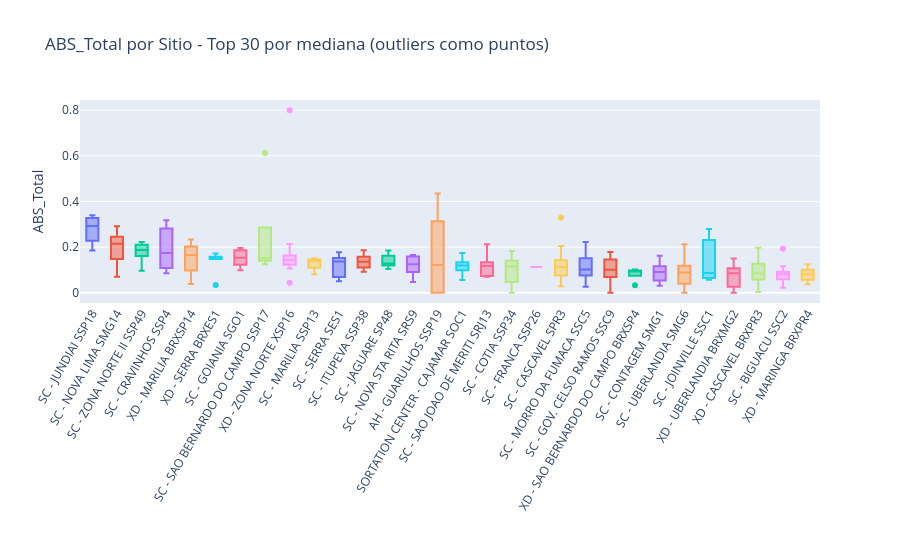

Here is the notebook cell this chart was saved with:
### Code cell
# Boxplot interactivo Top 30 sitios por mediana ABS_Total
top30 = df_out.groupby('Operational_name')['ABS_Total'].median().sort_values(ascending=False).head(30).index.tolist()
fig = px.box(
    df_out[df_out['Operational_name'].isin(top30)],
    x='Operational_name', y='ABS_Total',
    category_orders={'Operational_name':top30},
    title='ABS_Total por Sitio - Top 30 por mediana (outliers como puntos)',
    color='Operational_name', points='outliers'
)
fig.update_layout(height=550, showlegend=False, xaxis_tickangle=-60, xaxis_title='')
fig.show()

### Figure 1 — Plotly figure (JSON) as saved in the notebook; plotly's stock layout.template omitted (floating-point values rounded to 4 significant figures)
{"data": [{"alignmentgroup": "True", "boxpoints": "outliers", "hovertemplate": "Operational_name=%{x}<br>ABS_Total=%{y}<extra></extra>", "legendgroup": "SC - JUNDIAI SSP18", "marker": {"color": "#636efa"}, "name": "SC - JUNDIAI SSP18", "notched": false, "offsetgroup": "SC - JUNDIAI SSP18", "orientation": "v", "showlegend": true, "type": "box", "x": ["SC - JUNDIAI SSP18", "SC - JUNDIAI SSP18", "SC - JUNDIAI SSP18", "SC - JUNDIAI SSP18"], "x0": " ", "xaxis": "x", "y": [0.2705, 0.3146, 0.3403, 0.1859], "y0": " ", "yaxis": "y"}, {"alignmentgroup": "True", "boxpoints": "outliers", "hovertemplate": "Operational_name=%{x}<br>ABS_Total=%{y}<extra></extra>", "legendgroup": "SC - NOVA LIMA SMG14", "marker": {"color": "#EF553B"}, "name": "SC - NOVA LIMA SMG14", "notched": false, "offsetgroup": "SC - NOVA LIMA SMG14", "orientation": "v", "showlegend": true, "type": "box", "x": ["SC - NOVA LIMA SMG14", "SC - NOVA LIMA SMG14", "SC - NOVA LIMA SMG14", "SC - NOVA LIMA SMG14", "SC - NOVA LIMA SMG14"], "x0": " ", "xaxis": "x", "y": [0.1745, 0.2918, 0.2155, 0.2309, 0.0701], "y0": " ", "yaxis": "y"}, {"alignmentgroup": "True", "boxpoints": "outliers", "hovertemplate": "Operational_name=%{x}<br>ABS_Total=%{y}<extra></extra>", "legendgroup": "SC - ZONA NORTE II SSP49", "marker": {"color": "#00cc96"}, "name": "SC - ZONA NORTE II SSP49", "notched": false, "offsetgroup": "SC - ZONA NORTE II SSP49", "orientation": "v", "showlegend": true, "type": "box", "x": ["SC - ZONA NORTE II SSP49", "SC - ZONA NORTE II SSP49", "SC - ZONA NORTE II SSP49", "SC - ZONA NORTE II SSP49", "SC - ZONA NORTE II SSP49", "SC - ZONA NORTE II SSP49", "SC - ZONA NORTE II SSP49", "SC - ZONA NORTE II SSP49"], "x0": " ", "xaxis": "x", "y": [0.2221, 0.2001, 0.1769, 0.1634, 0.1582, 0.2229, 0.1987, 0.09683], "y0": " ", "yaxis": "y"}, {"alignmentgroup": "True", "boxpoints": "outliers", "hovertemplate": "Operational_name=%{x}<br>ABS_Total=%{y}<extra></extra>", "legendgroup": "SC - CRAVINHOS SSP4", "marker": {"color": "#ab63fa"}, "name": "SC - CRAVINHOS SSP4", "notched": false, "offsetgroup": "SC - CRAVINHOS SSP4", "orientation": "v", "showlegend": true, "type": "box", "x": ["SC - CRAVINHOS SSP4", "SC - CRAVINHOS SSP4", "SC - CRAVINHOS SSP4"], "x0": " ", "xaxis": "x", "y": [0.1748, 0.3177, 0.08608], "y0": " ", "yaxis": "y"}, {"alignmentgroup": "True", "boxpoints": "outliers", "hovertemplate": "Operational_name=%{x}<br>ABS_Total=%{y}<extra></extra>", "legendgroup": "XD - MARILIA BRXSP14", "marker": {"color": "#FFA15A"}, "name": "XD - MARILIA BRXSP14", "notched": false, "offsetgroup": "XD - MARILIA BRXSP14", "orientation": "v", "showlegend": true, "type": "box", "x": ["XD - MARILIA BRXSP14", "XD - MARILIA BRXSP14", "XD - MARILIA BRXSP14", "XD - MARILIA BRXSP14"], "x0": " ", "xaxis": "x", "y": [0.2339, 0.173, 0.1575, 0.03865], "y0": " ", "yaxis": "y"}, {"alignmentgroup": "True", "boxpoints": "outliers", "hovertemplate": "Operational_name=%{x}<br>ABS_Total=%{y}<extra></extra>", "legendgroup": "XD - SERRA BRXES1", "marker": {"color": "#19d3f3"}, "name": "XD - SERRA BRXES1", "notched": false, "offsetgroup": "XD - SERRA BRXES1", "orientation": "v", "showlegend": true, "type": "box", "x": ["XD - SERRA BRXES1", "XD - SERRA BRXES1", "XD - SERRA BRXES1", "XD - SERRA BRXES1", "XD - SERRA BRXES1", "XD - SERRA BRXES1"], "x0": " ", "xaxis": "x", "y": [0.1483, 0.1541, 0.1585, 0.1555, 0.1728, 0.03462], "y0": " ", "yaxis": "y"}, {"alignmentgroup": "True", "boxpoints": "outliers", "hovertemplate": "Operational_name=%{x}<br>ABS_Total=%{y}<extra></extra>", "legendgroup": "SC - GOIANIA SGO1", "marker": {"color": "#FF6692"}, "name": "SC - GOIANIA SGO1", "notched": false, "offsetgroup": "SC - GOIANIA SGO1", "orientation": "v", "showlegend": true, "type": "box", "x": ["SC - GOIANIA SGO1", "SC - GOIANIA SGO1", "SC - GOIANIA SGO1", "SC - GOIANIA SGO1", "SC - GOIANIA SGO1", "SC - GOIANIA SGO1"], "x0": " ", "xaxis": "x", "y": [0.1228, 0.1505, 0.1868, 0.1969, 0.1578, 0.09868], "y0": " ", "yaxis": "y"}, {"alignmentgroup": "True", "boxpoints": "outliers", "hovertemplate": "Operational_name=%{x}<br>ABS_Total=%{y}<extra></extra>", "legendgroup": "SC - SAO BERNARDO DO CAMPO SSP17", "marker": {"color": "#B6E880"}, "name": "SC - SAO BERNARDO DO CAMPO SSP17", "notched": false, "offsetgroup": "SC - SAO BERNARDO DO CAMPO SSP17", "orientation": "v", "showlegend": true, "type": "box", "x": ["SC - SAO BERNARDO DO CAMPO SSP17", "SC - SAO BERNARDO DO CAMPO SSP17", "SC - SAO BERNARDO DO CAMPO SSP17", "SC - SAO BERNARDO DO CAMPO SSP17", "SC - SAO BERNARDO DO CAMPO SSP17"], "x0": " ", "xaxis": "x", "y": [0.6125, 0.1463, 0.1515, 0.125, 0.1777], "y0": " ", "yaxis": "y"}, {"alignmentgroup": "True", "boxpoints": "outliers", "hovertemplate": "Operational_name=%{x}<br>ABS_Total=%{y}<extra></extra>", "legendgroup": "XD - ZONA NORTE XSP16", "marker": {"color": "#FF97FF"}, "name": "XD - ZONA NORTE XSP16", "notched": false, "offsetgroup": "XD - ZONA NORTE XSP16", "orientation": "v", "showlegend": true, "type": "box", "x": ["XD - ZONA NORTE XSP16", "XD - ZONA NORTE XSP16", "XD - ZONA NORTE XSP16", "XD - ZONA NORTE XSP16", "XD - ZONA NORTE XSP16", "XD - ZONA NORTE XSP16", "XD - ZONA NORTE XSP16", "XD - ZONA NORTE XSP16", "XD - ZONA NORTE XSP16", "XD - ZONA NORTE XSP16", "XD - ZONA NORTE XSP16", "XD - ZONA NORTE XSP16", "XD - ZONA NORTE XSP16"], "x0": " ", "xaxis": "x", "y": [0.8, 0.2134, 0.1751, 0.1071, 0.1108, 0.1276, 0.1594, 0.1442, 0.1395, 0.13, 0.1466, 0.1567, 0.04451], "y0": " ", "yaxis": "y"}, {"alignmentgroup": "True", "boxpoints": "outliers", "hovertemplate": "Operational_name=%{x}<br>ABS_Total=%{y}<extra></extra>", "legendgroup": "SC - MARILIA SSP13", "marker": {"color": "#FECB52"}, "name": "SC - MARILIA SSP13", "notched": false, "offsetgroup": "SC - MARILIA SSP13", "orientation": "v", "showlegend": true, "type": "box", "x": ["SC - MARILIA SSP13", "SC - MARILIA SSP13", "SC - MARILIA SSP13", "SC - MARILIA SSP13"], "x0": " ", "xaxis": "x", "y": [0.1378, 0.1499, 0.1416, 0.08194], "y0": " ", "yaxis": "y"}, {"alignmentgroup": "True", "boxpoints": "outliers", "hovertemplate": "Operational_name=%{x}<br>ABS_Total=%{y}<extra></extra>", "legendgroup": "SC - SERRA SES1", "marker": {"color": "#636efa"}, "name": "SC - SERRA SES1", "notched": false, "offsetgroup": "SC - SERRA SES1", "orientation": "v", "showlegend": true, "type": "box", "x": ["SC - SERRA SES1", "SC - SERRA SES1", "SC - SERRA SES1", "SC - SERRA SES1", "SC - SERRA SES1", "SC - SERRA SES1"], "x0": " ", "xaxis": "x", "y": [0.05103, 0.1529, 0.1397, 0.1356, 0.1782, 0.06897], "y0": " ", "yaxis": "y"}, {"alignmentgroup": "True", "boxpoints": "outliers", "hovertemplate": "Operational_name=%{x}<br>ABS_Total=%{y}<extra></extra>", "legendgroup": "SC - ITUPEVA SSP38", "marker": {"color": "#EF553B"}, "name": "SC - ITUPEVA SSP38", "notched": false, "offsetgroup": "SC - ITUPEVA SSP38", "orientation": "v", "showlegend": true, "type": "box", "x": ["SC - ITUPEVA SSP38", "SC - ITUPEVA SSP38", "SC - ITUPEVA SSP38", "SC - ITUPEVA SSP38", "SC - ITUPEVA SSP38", "SC - ITUPEVA SSP38"], "x0": " ", "xaxis": "x", "y": [0.1115, 0.09215, 0.1311, 0.1582, 0.1866, 0.1421], "y0": " ", "yaxis": "y"}, {"alignmentgroup": "True", "boxpoints": "outliers", "hovertemplate": "Operational_name=%{x}<br>ABS_Total=%{y}<extra></extra>", "legendgroup": "SC - JAGUARE SP48", "marker": {"color": "#00cc96"}, "name": "SC - JAGUARE SP48", "notched": false, "offsetgroup": "SC - JAGUARE SP48", "orientation": "v", "showlegend": true, "type": "box", "x": ["SC - JAGUARE SP48", "SC - JAGUARE SP48", "SC - JAGUARE SP48", "SC - JAGUARE SP48", "SC - JAGUARE SP48", "SC - JAGUARE SP48", "SC - JAGUARE SP48", "SC - JAGUARE SP48", "SC - JAGUARE SP48", "SC - JAGUARE SP48", "SC - JAGUARE SP48"], "x0": " ", "xaxis": "x", "y": [0.1084, 0.1291, 0.1708, 0.1192, 0.1235, 0.1852, 0.1289, 0.1292, 0.1633, 0.1579, 0.1047], "y0": " ", "yaxis": "y"}, {"alignmentgroup": "True", "boxpoints": "outliers", "hovertemplate": "Operational_name=%{x}<br>ABS_Total=%{y}<extra></extra>", "legendgroup": "SC - NOVA STA RITA SRS9", "marker": {"color": "#ab63fa"}, "name": "SC - NOVA STA RITA SRS9", "notched": false, "offsetgroup": "SC - NOVA STA RITA SRS9", "orientation": "v", "showlegend": true, "type": "box", "x": ["SC - NOVA STA RITA SRS9", "SC - NOVA STA RITA SRS9", "SC - NOVA STA RITA SRS9", "SC - NOVA STA RITA SRS9", "SC - NOVA STA RITA SRS9", "SC - NOVA STA RITA SRS9", "SC - NOVA STA RITA SRS9", "SC - NOVA STA RITA SRS9", "SC - NOVA STA RITA SRS9", "SC - NOVA STA RITA SRS9"], "x0": " ", "xaxis": "x", "y": [0.0657, 0.09149, 0.1608, 0.1126, 0.1344, 0.1587, 0.1659, 0.1154, 0.1407, 0.04749], "y0": " ", "yaxis": "y"}, {"alignmentgroup": "True", "boxpoints": "outliers", "hovertemplate": "Operational_name=%{x}<br>ABS_Total=%{y}<extra></extra>", "legendgroup": "AH - GUARULHOS SSP19", "marker": {"color": "#FFA15A"}, "name": "AH - GUARULHOS SSP19", "notched": false, "offsetgroup": "AH - GUARULHOS SSP19", "orientation": "v", "showlegend": true, "type": "box", "x": ["AH - GUARULHOS SSP19", "AH - GUARULHOS SSP19", "AH - GUARULHOS SSP19", "AH - GUARULHOS SSP19", "AH - GUARULHOS SSP19", "AH - GUARULHOS SSP19", "AH - GUARULHOS SSP19", "AH - GUARULHOS SSP19", "AH - GUARULHOS SSP19", "AH - GUARULHOS SSP19", "AH - GUARULHOS SSP19", "AH - GUARULHOS SSP19", "AH - GUARULHOS SSP19"], "x0": " ", "xaxis": "x", "y": [0.1346, 0.0, 0.0, 0.0, 0.0, 0.0, 0.025, 0.3, 0.3542, 0.3596, 0.4348, 0.2623, 0.1215], "y0": " ", "yaxis": "y"}, {"alignmentgroup": "True", "boxpoints": "outliers", "hovertemplate": "Operational_name=%{x}<br>ABS_Total=%{y}<extra></extra>", "legendgroup": "SORTATION CENTER - CAJAMAR SOC1", "marker": {"color": "#19d3f3"}, "name": "SORTATION CENTER - CAJAMAR SOC1", "notched": false, "offsetgroup": "SORTATION CENTER - CAJAMAR SOC1", "orientation": "v", "showlegend": true, "type": "box", "x": ["SORTATION CENTER - CAJAMAR SOC1", "SORTATION CENTER - CAJAMAR SOC1", "SORTATION CENTER - CAJAMAR SOC1", "SORTATION CENTER - CAJAMAR SOC1", "SORTATION CENTER - CAJAMAR SOC1", "SORTATION CENTER - CAJAMAR SOC1", "SORTATION CENTER - CAJAMAR SOC1", "SORTATION CENTER - CAJAMAR SOC1", "SORTATION CENTER - CAJAMAR SOC1", "SORTATION CENTER - CAJAMAR SOC1", "SORTATION CENTER - CAJAMAR SOC1", "SORTATION CENTER - CAJAMAR SOC1", "SORTATION CENTER - CAJAMAR SOC1", "SORTATION CENTER - CAJAMAR SOC1", "SORTATION CENTER - CAJAMAR SOC1", "SORTATION CENTER - CAJAMAR SOC1", "SORTATION CENTER - CAJAMAR SOC1", "SORTATION CENTER - CAJAMAR SOC1", "SORTATION CENTER - CAJAMAR SOC1", "SORTATION CENTER - CAJAMAR SOC1"], "x0": " ", "xaxis": "x", "y": [0.05579, 0.06807, 0.08492, 0.0694, 0.1011, 0.1263, 0.1262, 0.1171, 0.1225, 0.1084, 0.09737, 0.112, 0.1187, 0.1198, 0.1741, 0.151, 0.1495, 0.1424, 0.1664, 0.1235], "y0": " ", "yaxis": "y"}, {"alignmentgroup": "True", "boxpoints": "outliers", "hovertemplate": "Operational_name=%{x}<br>ABS_Total=%{y}<extra></extra>", "legendgroup": "SC - SAO JOAO DE MERITI SRJ13", "marker": {"color": "#FF6692"}, "name": "SC - SAO JOAO DE MERITI SRJ13", "notched": false, "offsetgroup": "SC - SAO JOAO DE MERITI SRJ13", "orientation": "v", "showlegend": true, "type": "box", "x": ["SC - SAO JOAO DE MERITI SRJ13", "SC - SAO JOAO DE MERITI SRJ13", "SC - SAO JOAO DE MERITI SRJ13", "SC - SAO JOAO DE MERITI SRJ13", "SC - SAO JOAO DE MERITI SRJ13", "SC - SAO JOAO DE MERITI SRJ13"], "x0": " ", "xaxis": "x", "y": [0.2132, 0.1343, 0.1143, 0.1212, 0.07042, 0.07407], "y0": " ", "yaxis": "y"}, {"alignmentgroup": "True", "boxpoints": "outliers", "hovertemplate": "Operational_name=%{x}<br>ABS_Total=%{y}<extra></extra>", "legendgroup": "SC - COTIA SSP34", "marker": {"color": "#B6E880"}, "name": "SC - COTIA SSP34", "notched": false, "offsetgroup": "SC - COTIA SSP34", "orientation": "v", "showlegend": true, "type": "box", "x": ["SC - COTIA SSP34", "SC - COTIA SSP34", "SC - COTIA SSP34", "SC - COTIA SSP34", "SC - COTIA SSP34", "SC - COTIA SSP34", "SC - COTIA SSP34", "SC - COTIA SSP34"], "x0": " ", "xaxis": "x", "y": [0.0, 0.0, 0.1139, 0.09475, 0.1165, 0.1508, 0.1836, 0.1297], "y0": " ", "yaxis": "y"}, {"alignmentgroup": "True", "boxpoints": "outliers", "hovertemplate": "Operational_name=%{x}<br>ABS_Total=%{y}<extra></extra>", "legendgroup": "SC - FRANCA SSP26", "marker": {"color": "#FF97FF"}, "name": "SC - FRANCA SSP26", "notched": false, "offsetgroup": "SC - FRANCA SSP26", "orientation": "v", "showlegend": true, "type": "box", "x": ["SC - FRANCA SSP26"], "x0": " ", "xaxis": "x", "y": [0.1136], "y0": " ", "yaxis": "y"}, {"alignmentgroup": "True", "boxpoints": "outliers", "hovertemplate": "Operational_name=%{x}<br>ABS_Total=%{y}<extra></extra>", "legendgroup": "SC - CASCAVEL SPR3", "marker": {"color": "#FECB52"}, "name": "SC - CASCAVEL SPR3", "notched": false, "offsetgroup": "SC - CASCAVEL SPR3", "orientation": "v", "showlegend": true, "type": "box", "x": ["SC - CASCAVEL SPR3", "SC - CASCAVEL SPR3", "SC - CASCAVEL SPR3", "SC - CASCAVEL SPR3", "SC - CASCAVEL SPR3", "SC - CASCAVEL SPR3", "SC - CASCAVEL SPR3", "SC - CASCAVEL SPR3", "SC - CASCAVEL SPR3", "SC - CASCAVEL SPR3", "SC - CASCAVEL SPR3", "SC - CASCAVEL SPR3", "SC - CASCAVEL SPR3", "SC - CASCAVEL SPR3", "SC - CASCAVEL SPR3", "SC - CASCAVEL SPR3", "SC - CASCAVEL SPR3", "SC - CASCAVEL SPR3", "SC - CASCAVEL SPR3", "SC - CASCAVEL SPR3"], "x0": " ", "xaxis": "x", "y": [0.06991, 0.06352, 0.06386, 0.1425, 0.1655, 0.1819, 0.1117, 0.0979, 0.07234, 0.02923, 0.0907, 0.1227, 0.1288, 0.08063, 0.1092, 0.1378, 0.112, 0.2053, 0.3304, 0.1436], "y0": " ", "yaxis": "y"}, {"alignmentgroup": "True", "boxpoints": "outliers", "hovertemplate": "Operational_name=%{x}<br>ABS_Total=%{y}<extra></extra>", "legendgroup": "SC - MORRO DA FUMACA SSC5", "marker": {"color": "#636efa"}, "name": "SC - MORRO DA FUMACA SSC5", "notched": false, "offsetgroup": "SC - MORRO DA FUMACA SSC5", "orientation": "v", "showlegend": true, "type": "box", "x": ["SC - MORRO DA FUMACA SSC5", "SC - MORRO DA FUMACA SSC5", "SC - MORRO DA FUMACA SSC5", "SC - MORRO DA FUMACA SSC5", "SC - MORRO DA FUMACA SSC5", "SC - MORRO DA FUMACA SSC5", "SC - MORRO DA FUMACA SSC5", "SC - MORRO DA FUMACA SSC5", "SC - MORRO DA FUMACA SSC5", "SC - MORRO DA FUMACA SSC5", "SC - MORRO DA FUMACA SSC5", "SC - MORRO DA FUMACA SSC5", "SC - MORRO DA FUMACA SSC5", "SC - MORRO DA FUMACA SSC5", "SC - MORRO DA FUMACA SSC5", "SC - MORRO DA FUMACA SSC5", "SC - MORRO DA FUMACA SSC5", "SC - MORRO DA FUMACA SSC5", "SC - MORRO DA FUMACA SSC5", "SC - MORRO DA FUMACA SSC5"], "x0": " ", "xaxis": "x", "y": [0.07838, 0.2228, 0.104, 0.06607, 0.05843, 0.02647, 0.02674, 0.1348, 0.09286, 0.07398, 0.08293, 0.1261, 0.1527, 0.1692, 0.081, 0.1493, 0.1035, 0.1768, 0.1885, 0.1001], "y0": " ", "yaxis": "y"}, {"alignmentgroup": "True", "boxpoints": "outliers", "hovertemplate": "Operational_name=%{x}<br>ABS_Total=%{y}<extra></extra>", "legendgroup": "SC - GOV. CELSO RAMOS SSC9", "marker": {"color": "#EF553B"}, "name": "SC - GOV. CELSO RAMOS SSC9", "notched": false, "offsetgroup": "SC - GOV. CELSO RAMOS SSC9", "orientation": "v", "showlegend": true, "type": "box", "x": ["SC - GOV. CELSO RAMOS SSC9", "SC - GOV. CELSO RAMOS SSC9", "SC - GOV. CELSO RAMOS SSC9", "SC - GOV. CELSO RAMOS SSC9", "SC - GOV. CELSO RAMOS SSC9", "SC - GOV. CELSO RAMOS SSC9", "SC - GOV. CELSO RAMOS SSC9", "SC - GOV. CELSO RAMOS SSC9", "SC - GOV. CELSO RAMOS SSC9", "SC - GOV. CELSO RAMOS SSC9", "SC - GOV. CELSO RAMOS SSC9", "SC - GOV. CELSO RAMOS SSC9", "SC - GOV. CELSO RAMOS SSC9", "SC - GOV. CELSO RAMOS SSC9", "SC - GOV. CELSO RAMOS SSC9", "SC - GOV. CELSO RAMOS SSC9"], "x0": " ", "xaxis": "x", "y": [0.0, 0.1792, 0.02215, 0.06173, 0.147, 0.159, 0.07766, 0.09555, 0.04499, 0.1001, 0.1451, 0.08458, 0.1183, 0.1665, 0.1207, 0.103], "y0": " ", "yaxis": "y"}, {"alignmentgroup": "True", "boxpoints": "outliers", "hovertemplate": "Operational_name=%{x}<br>ABS_Total=%{y}<extra></extra>", "legendgroup": "XD - SAO BERNARDO DO CAMPO BRXSP4", "marker": {"color": "#00cc96"}, "name": "XD - SAO BERNARDO DO CAMPO BRXSP4", "notched": false, "offsetgroup": "XD - SAO BERNARDO DO CAMPO BRXSP4", "orientation": "v", "showlegend": true, "type": "box", "x": ["XD - SAO BERNARDO DO CAMPO BRXSP4", "XD - SAO BERNARDO DO CAMPO BRXSP4", "XD - SAO BERNARDO DO CAMPO BRXSP4", "XD - SAO BERNARDO DO CAMPO BRXSP4", "XD - SAO BERNARDO DO CAMPO BRXSP4"], "x0": " ", "xaxis": "x", "y": [0.097, 0.1018, 0.08851, 0.09394, 0.03288], "y0": " ", "yaxis": "y"}, {"alignmentgroup": "True", "boxpoints": "outliers", "hovertemplate": "Operational_name=%{x}<br>ABS_Total=%{y}<extra></extra>", "legendgroup": "SC - CONTAGEM SMG1", "marker": {"color": "#ab63fa"}, "name": "SC - CONTAGEM SMG1", "notched": false, "offsetgroup": "SC - CONTAGEM SMG1", "orientation": "v", "showlegend": true, "type": "box", "x": ["SC - CONTAGEM SMG1", "SC - CONTAGEM SMG1", "SC - CONTAGEM SMG1", "SC - CONTAGEM SMG1", "SC - CONTAGEM SMG1", "SC - CONTAGEM SMG1", "SC - CONTAGEM SMG1", "SC - CONTAGEM SMG1", "SC - CONTAGEM SMG1", "SC - CONTAGEM SMG1", "SC - CONTAGEM SMG1", "SC - CONTAGEM SMG1", "SC - CONTAGEM SMG1", "SC - CONTAGEM SMG1", "SC - CONTAGEM SMG1", "SC - CONTAGEM SMG1", "SC - CONTAGEM SMG1", "SC - CONTAGEM SMG1", "SC - CONTAGEM SMG1", "SC - CONTAGEM SMG1", "SC - CONTAGEM SMG1", "SC - CONTAGEM SMG1", "SC - CONTAGEM SMG1", "SC - CONTAGEM SMG1", "SC - CONTAGEM SMG1", "SC - CONTAGEM SMG1", "SC - CONTAGEM SMG1", "SC - CONTAGEM SMG1", "SC - CONTAGEM SMG1", "SC - CONTAGEM SMG1", "SC - CONTAGEM SMG1", "SC - CONTAGEM SMG1"], "x0": " ", "xaxis": "x", "y": [0.1013, 0.0852, 0.1055, 0.05056, 0.05294, 0.04484, 0.107, 0.1044, 0.1224, 0.04465, 0.04009, 0.05853, 0.05481, 0.03134, 0.05033, 0.05155, 0.07746, 0.1249, 0.09805, 0.1098, 0.1045, 0.09368, 0.08873, 0.08403, 0.07663, 0.1293, 0.1627, 0.1497, 0.1283, 0.1294, 0.1439, 0.07288], "y0": " ", "yaxis": "y"}, {"alignmentgroup": "True", "boxpoints": "outliers", "hovertemplate": "Operational_name=%{x}<br>ABS_Total=%{y}<extra></extra>", "legendgroup": "SC - UBERLANDIA SMG6", "marker": {"color": "#FFA15A"}, "name": "SC - UBERLANDIA SMG6", "notched": false, "offsetgroup": "SC - UBERLANDIA SMG6", "orientation": "v", "showlegend": true, "type": "box", "x": ["SC - UBERLANDIA SMG6", "SC - UBERLANDIA SMG6", "SC - UBERLANDIA SMG6", "SC - UBERLANDIA SMG6", "SC - UBERLANDIA SMG6", "SC - UBERLANDIA SMG6", "SC - UBERLANDIA SMG6", "SC - UBERLANDIA SMG6", "SC - UBERLANDIA SMG6", "SC - UBERLANDIA SMG6", "SC - UBERLANDIA SMG6", "SC - UBERLANDIA SMG6", "SC - UBERLANDIA SMG6", "SC - UBERLANDIA SMG6", "SC - UBERLANDIA SMG6", "SC - UBERLANDIA SMG6", "SC - UBERLANDIA SMG6", "SC - UBERLANDIA SMG6", "SC - UBERLANDIA SMG6", "SC - UBERLANDIA SMG6", "SC - UBERLANDIA SMG6", "SC - UBERLANDIA SMG6", "SC - UBERLANDIA SMG6", "SC - UBERLANDIA SMG6", "SC - UBERLANDIA SMG6", "SC - UBERLANDIA SMG6", "SC - UBERLANDIA SMG6", "SC - UBERLANDIA SMG6", "SC - UBERLANDIA SMG6", "SC - UBERLANDIA SMG6", "SC - UBERLANDIA SMG6", "SC - UBERLANDIA SMG6"], "x0": " ", "xaxis": "x", "y": [0.02062, 0.03563, 0.02342, 0.02169, 0.03628, 0.0, 0.05252, 0.0107, 0.04438, 0.09019, 0.04611, 0.02005, 0.08087, 0.06667, 0.1209, 0.05742, 0.08927, 0.1339, 0.1986, 0.109, 0.06902, 0.09796, 0.09178, 0.1153, 0.1126, 0.1877, 0.1162, 0.1425, 0.1233, 0.1389, 0.2123, 0.08798], "y0": " ", "yaxis": "y"}, {"alignmentgroup": "True", "boxpoints": "outliers", "hovertemplate": "Operational_name=%{x}<br>ABS_Total=%{y}<extra></extra>", "legendgroup": "SC - JOINVILLE SSC1", "marker": {"color": "#19d3f3"}, "name": "SC - JOINVILLE SSC1", "notched": false, "offsetgroup": "SC - JOINVILLE SSC1", "orientation": "v", "showlegend": true, "type": "box", "x": ["SC - JOINVILLE SSC1", "SC - JOINVILLE SSC1", "SC - JOINVILLE SSC1"], "x0": " ", "xaxis": "x", "y": [0.08696, 0.28, 0.05706], "y0": " ", "yaxis": "y"}, {"alignmentgroup": "True", "boxpoints": "outliers", "hovertemplate": "Operational_name=%{x}<br>ABS_Total=%{y}<extra></extra>", "legendgroup": "XD - UBERLANDIA BRXMG2", "marker": {"color": "#FF6692"}, "name": "XD - UBERLANDIA BRXMG2", "notched": false, "offsetgroup": "XD - UBERLANDIA BRXMG2", "orientation": "v", "showlegend": true, "type": "box", "x": ["XD - UBERLANDIA BRXMG2", "XD - UBERLANDIA BRXMG2", "XD - UBERLANDIA BRXMG2", "XD - UBERLANDIA BRXMG2", "XD - UBERLANDIA BRXMG2", "XD - UBERLANDIA BRXMG2", "XD - UBERLANDIA BRXMG2", "XD - UBERLANDIA BRXMG2", "XD - UBERLANDIA BRXMG2", "XD - UBERLANDIA BRXMG2", "XD - UBERLANDIA BRXMG2", "XD - UBERLANDIA BRXMG2"], "x0": " ", "xaxis": "x", "y": [0.0, 0.02609, 0.01053, 0.02804, 0.0896, 0.149, 0.1114, 0.1046, 0.1506, 0.09827, 0.08211, 0.04808], "y0": " ", "yaxis": "y"}, {"alignmentgroup": "True", "boxpoints": "outliers", "hovertemplate": "Operational_name=%{x}<br>ABS_Total=%{y}<extra></extra>", "legendgroup": "XD - CASCAVEL BRXPR3", "marker": {"color": "#B6E880"}, "name": "XD - CASCAVEL BRXPR3", "notched": false, "offsetgroup": "XD - CASCAVEL BRXPR3", "orientation": "v", "showlegend": true, "type": "box", "x": ["XD - CASCAVEL BRXPR3", "XD - CASCAVEL BRXPR3", "XD - CASCAVEL BRXPR3", "XD - CASCAVEL BRXPR3", "XD - CASCAVEL BRXPR3", "XD - CASCAVEL BRXPR3", "XD - CASCAVEL BRXPR3", "XD - CASCAVEL BRXPR3", "XD - CASCAVEL BRXPR3", "XD - CASCAVEL BRXPR3", "XD - CASCAVEL BRXPR3", "XD - CASCAVEL BRXPR3", "XD - CASCAVEL BRXPR3", "XD - CASCAVEL BRXPR3", "XD - CASCAVEL BRXPR3", "XD - CASCAVEL BRXPR3", "XD - CASCAVEL BRXPR3", "XD - CASCAVEL BRXPR3", "XD - CASCAVEL BRXPR3", "XD - CASCAVEL BRXPR3", "XD - CASCAVEL BRXPR3"], "x0": " ", "xaxis": "x", "y": [0.06977, 0.003571, 0.09265, 0.08475, 0.1304, 0.05449, 0.1012, 0.1329, 0.09357, 0.02804, 0.05789, 0.1266, 0.06768, 0.04299, 0.09053, 0.1434, 0.06769, 0.05937, 0.1977, 0.1676, 0.06269], "y0": " ", "yaxis": "y"}, {"alignmentgroup": "True", "boxpoints": "outliers", "hovertemplate": "Operational_name=%{x}<br>ABS_Total=%{y}<extra></extra>", "legendgroup": "SC - BIGUACU SSC2", "marker": {"color": "#FF97FF"}, "name": "SC - BIGUACU SSC2", "notched": false, "offsetgroup": "SC - BIGUACU SSC2", "orientation": "v", "showlegend": true, "type": "box", "x": ["SC - BIGUACU SSC2", "SC - BIGUACU SSC2", "SC - BIGUACU SSC2", "SC - BIGUACU SSC2", "SC - BIGUACU SSC2", "SC - BIGUACU SSC2", "SC - BIGUACU SSC2", "SC - BIGUACU SSC2", "SC - BIGUACU SSC2", "SC - BIGUACU SSC2", "SC - BIGUACU SSC2", "SC - BIGUACU SSC2", "SC - BIGUACU SSC2", "SC - BIGUACU SSC2", "SC - BIGUACU SSC2", "SC - BIGUACU SSC2", "SC - BIGUACU SSC2", "SC - BIGUACU SSC2", "SC - BIGUACU SSC2", "SC - BIGUACU SSC2"], "x0": " ", "xaxis": "x", "y": [0.0622, 0.1119, 0.08906, 0.05427, 0.09211, 0.08179, 0.04118, 0.02195, 0.05041, 0.05712, 0.07433, 0.1168, 0.06697, 0.08187, 0.1001, 0.09206, 0.07511, 0.0903, 0.1935, 0.08235], "y0": " ", "yaxis": "y"}, {"alignmentgroup": "True", "boxpoints": "outliers", "hovertemplate": "Operational_name=%{x}<br>ABS_Total=%{y}<extra></extra>", "legendgroup": "XD - MARINGA BRXPR4", "marker": {"color": "#FECB52"}, "name": "XD - MARINGA BRXPR4", "notched": false, "offsetgroup": "XD - MARINGA BRXPR4", "orientation": "v", "showlegend": true, "type": "box", "x": ["XD - MARINGA BRXPR4", "XD - MARINGA BRXPR4", "XD - MARINGA BRXPR4", "XD - MARINGA BRXPR4", "XD - MARINGA BRXPR4", "XD - MARINGA BRXPR4", "XD - MARINGA BRXPR4", "XD - MARINGA BRXPR4", "XD - MARINGA BRXPR4", "XD - MARINGA BRXPR4", "XD - MARINGA BRXPR4", "XD - MARINGA BRXPR4", "XD - MARINGA BRXPR4", "XD - MARINGA BRXPR4", "XD - MARINGA BRXPR4", "XD - MARINGA BRXPR4", "XD - MARINGA BRXPR4", "XD - MARINGA BRXPR4", "XD - MARINGA BRXPR4", "XD - MARINGA BRXPR4"], "x0": " ", "xaxis": "x", "y": [0.03729, 0.1113, 0.07864, 0.09818, 0.105, 0.06847, 0.09677, 0.08131, 0.0644, 0.05641, 0.04474, 0.04969, 0.05446, 0.08435, 0.1031, 0.08994, 0.1075, 0.08138, 0.1253, 0.05826], "y0": " ", "yaxis": "y"}], "layout": {"boxmode": "overlay", "height": 550, "legend": {"title": {"text": "Operational_name"}, "tracegroupgap": 0}, "showlegend": false, "title": {"text": "ABS_Total por Sitio - Top 30 por mediana (outliers como puntos)"}, "xaxis": {"anchor": "y", "categoryarray": ["SC - JUNDIAI SSP18", "SC - NOVA LIMA SMG14", "SC - ZONA NORTE II SSP49", "SC - CRAVINHOS SSP4", "XD - MARILIA BRXSP14", "XD - SERRA BRXES1", "SC - GOIANIA SGO1", "SC - SAO BERNARDO DO CAMPO SSP17", "XD - ZONA NORTE XSP16", "SC - MARILIA SSP13", "SC - SERRA SES1", "SC - ITUPEVA SSP38", "SC - JAGUARE SP48", "SC - NOVA STA RITA SRS9", "AH - GUARULHOS SSP19", "SORTATION CENTER - CAJAMAR SOC1", "SC - SAO JOAO DE MERITI SRJ13", "SC - COTIA SSP34", "SC - FRANCA SSP26", "SC - CASCAVEL SPR3", "SC - MORRO DA FUMACA SSC5", "SC - GOV. CELSO RAMOS SSC9", "XD - SAO BERNARDO DO CAMPO BRXSP4", "SC - CONTAGEM SMG1", "SC - UBERLANDIA SMG6", "SC - JOINVILLE SSC1", "XD - UBERLANDIA BRXMG2", "XD - CASCAVEL BRXPR3", "SC - BIGUACU SSC2", "XD - MARINGA BRXPR4"], "categoryorder": "array", "domain": [0, 1], "tickangle": -60, "title": {"text": ""}}, "yaxis": {"anchor": "x", "domain": [0, 1], "title": {"text": "ABS_Total"}}}}
